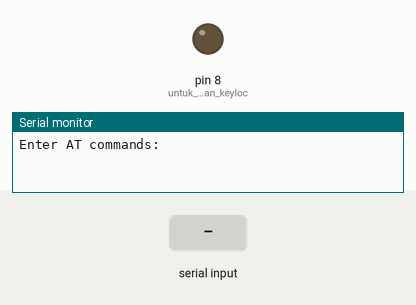
A sketch run on a simulated Arduino Mega 2560, built with avr-gcc and run on an emulated ATmega2560. On the bench: output pins drawn as LEDs (lit = HIGH), the last lines printed to the serial monitor. Inputs (shaded band) come from the test bench.

Above: at 1.2 s.
1.3 s: "1" received over the second serial link
At 1.8 s:
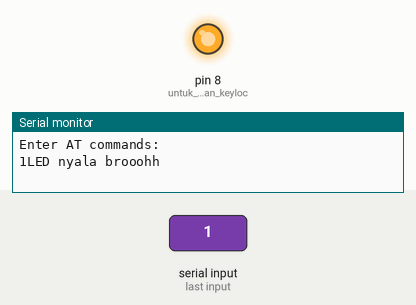
2.8 s: "0" received over the second serial link
At 4.2 s:
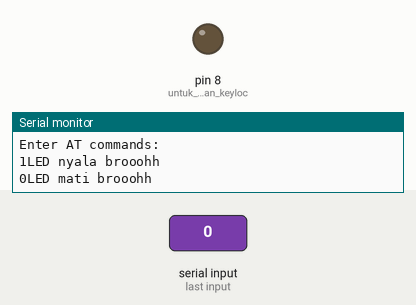
Timing chart, 0 to 5.8 s (numbered marks = the images above; inputs shaded):
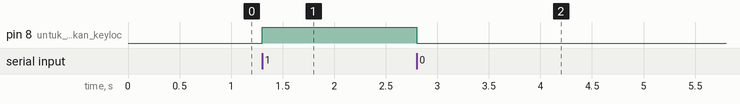

Measured:
- after the input at 1.3 s, pin 8 (untuk_mengaktifkan_keyloc): LOW → HIGH at once
- after the input at 2.8 s, pin 8 (untuk_mengaktifkan_keyloc): HIGH → LOW at once

The sketch:

bluetooth_fix.ino
```cpp
int inByte=-1;
//pin tx bluetooth masuk ke pin rx galileo
//pin rx bluetooth masuk ke pin tx galileo
void setup()
{
  pinMode(8, OUTPUT);  // untuk mengaktifkan keylock  //sunnah
  Serial.begin(9600); // boudrate serial monitor
  Serial.println("Enter AT commands:");
  Serial1.begin(9600);  //boudrate untuk komunikasi bluetooth
}

void loop()
{

  if (Serial1.available())  {
    inByte=Serial1.read();
    Serial.write(inByte);
       if (inByte == '1'){
    digitalWrite(8,HIGH);
    Serial.println("LED nyala brooohh");
  }
  else if(inByte=='0'){
    digitalWrite(8,LOW);
    Serial.println("LED mati brooohh");
  }
  }

  if (Serial.available()) {
    Serial1.write(Serial.read());


  }
}
```
